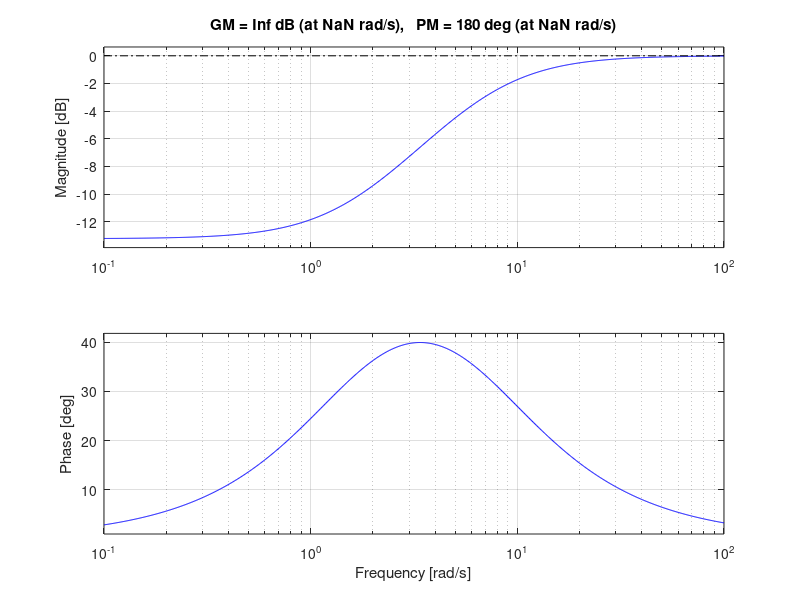

The MATLAB script that drew this image:
clc;
clear;
close all;

% Define zeros, poles, and gain of the transfer function
zeros = [-1/0.633]; % Replace with your system's zeros
poles = [-1/0.138]; % Replace with your system's poles
gain = 1; % Replace with your system's gain

% Create transfer function from zeros, poles, and gain
sys = zpk(zeros, poles, gain);

% Generate Bode plot and calculate margins
figure;
[mag, phase, w] = bode(sys); % Calculate magnitude, phase, and frequencies
margin(sys); % Plot Bode plot with margins

% Calculate margins and crossover frequencies
[GM, PM, Wcg, Wcp] = margin(sys);

% Display results
disp(['Gain Margin (dB): ', num2str(20*log10(GM))]);
disp(['Phase Margin (degrees): ', num2str(PM)]);
disp(['Gain Crossover Frequency (rad/s): ', num2str(Wcg)]);
disp(['Phase Crossover Frequency (rad/s): ', num2str(Wcp)]);